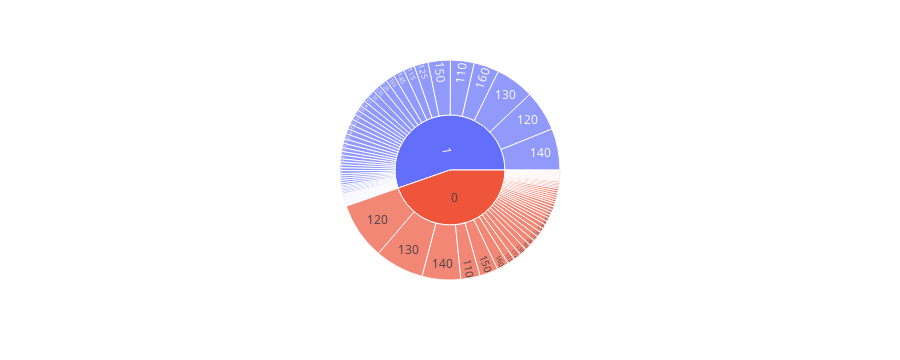

The cell this chart's notebook holds for it:
### Code cell
px.sunburst(heart_df, path = ["HeartDisease" , "RestingBP"])

### Figure 1 — Plotly figure (JSON) as saved in the notebook; plotly's stock layout.template omitted (floating-point values rounded to 4 significant figures)
{"data": [{"branchvalues": "total", "domain": {"x": [0, 1], "y": [0, 1]}, "hovertemplate": "labels=%{label}<br>count=%{value}<br>parent=%{parent}<br>id=%{id}<extra></extra>", "ids": ["0/80", "1/92", "0/94", "1/95", "1/96", "0/98", "0/100", "1/100", "0/101", "0/102", "1/102", "0/104", "1/104", "0/105", "1/105", "0/106", "1/106", "0/108", "1/108", "0/110", "1/110", "0/112", "1/112", "0/113", "0/114", "1/114", "0/115", "1/115", "1/116", "1/117", "0/118", "1/118", "0/120", "1/120", "0/122", "1/122", "0/123", "1/123", "0/124", "1/124", "0/125", "1/125", "0/126", "1/126", "1/127", "0/128", "1/128", "0/129", "0/130", "1/130", "0/131", "1/131", "0/132", "1/132", "0/133", "1/133", "0/134", "1/134", "0/135", "1/135", "0/136", "1/136", "1/137", "0/138", "1/138", "0/139", "1/139", "0/140", "1/140", "1/141", "0/142", "1/142", "1/143", "1/144", "0/145", "1/145", "0/146", "1/146", "0/148", "1/148", "0/150", "1/150", "0/152", "1/152", "0/154", "1/154", "0/155", "1/155", "0/156", "1/156", "1/158", "0/160", "1/160", "1/164", "1/165", "0/170", "1/170", "0/172", "1/172", "1/174", "0/178", "1/178", "0/180", "1/180", "1/185", "0/190", "1/190", "1/192", "1/200", "0", "1"], "labels": ["80", "92", "94", "95", "96", "98", "100", "100", "101", "102", "102", "104", "104", "105", "105", "106", "106", "108", "108", "110", "110", "112", "112", "113", "114", "114", "115", "115", "116", "117", "118", "118", "120", "120", "122", "122", "123", "123", "124", "124", "125", "125", "126", "126", "127", "128", "128", "129", "130", "130", "131", "131", "132", "132", "133", "133", "134", "134", "135", "135", "136", "136", "137", "138", "138", "139", "139", "140", "140", "141", "142", "142", "143", "144", "145", "145", "146", "146", "148", "148", "150", "150", "152", "152", "154", "154", "155", "155", "156", "156", "158", "160", "160", "164", "165", "170", "170", "172", "172", "174", "178", "178", "180", "180", "185", "190", "190", "192", "200", "0", "1"], "name": "", "parents": ["0", "1", "0", "1", "1", "0", "0", "1", "0", "0", "1", "0", "1", "0", "1", "0", "1", "0", "1", "0", "1", "0", "1", "0", "0", "1", "0", "1", "1", "1", "0", "1", "0", "1", "0", "1", "0", "1", "0", "1", "0", "1", "0", "1", "1", "0", "1", "0", "0", "1", "0", "1", "0", "1", "0", "1", "0", "1", "0", "1", "0", "1", "1", "0", "1", "0", "1", "0", "1", "1", "0", "1", "1", "1", "0", "1", "0", "1", "0", "1", "0", "1", "0", "1", "0", "1", "0", "1", "0", "1", "1", "0", "1", "1", "1", "0", "1", "0", "1", "1", "0", "1", "0", "1", "1", "0", "1", "1", "1", "", ""], "type": "sunburst", "values": [1, 1, 2, 6, 1, 1, 8, 7, 1, 2, 1, 2, 1, 4, 5, 2, 1, 5, 2, 26, 32, 7, 7, 1, 1, 1, 4, 15, 2, 1, 6, 4, 77, 55, 4, 8, 1, 1, 5, 7, 10, 19, 3, 4, 1, 7, 11, 1, 66, 52, 1, 3, 10, 7, 3, 3, 4, 7, 8, 12, 3, 10, 5, 10, 7, 2, 3, 52, 56, 3, 4, 7, 2, 8, 3, 15, 1, 3, 1, 1, 25, 30, 3, 4, 1, 2, 3, 5, 1, 1, 4, 16, 34, 1, 2, 3, 11, 1, 1, 1, 1, 2, 6, 6, 1, 1, 1, 1, 4, 410, 508]}], "layout": {"height": 360, "legend": {"tracegroupgap": 0}, "margin": {"t": 60}}}
